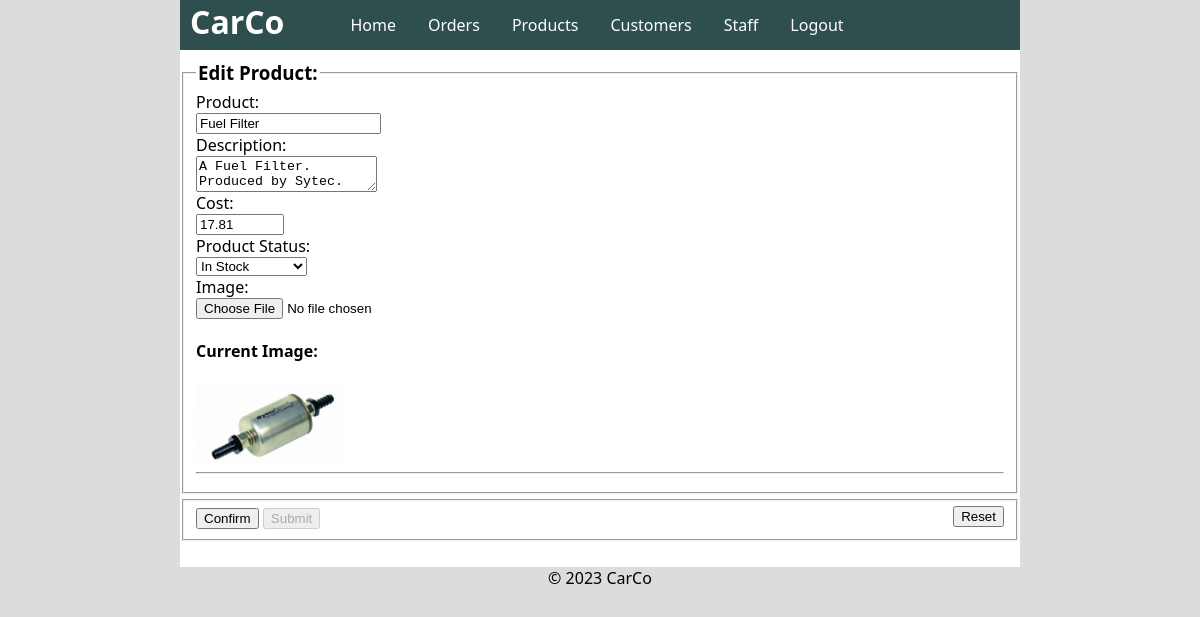
Screenshot of /editproduct.php?ProductID=3 (signed in) with the database file from the repository.
### tables this page shows
CREATE TABLE `tblsystemproduct` (
  `SystemProductID` int(11) NOT NULL,
  `SystemProductStatusID` int(11) NOT NULL,
  `ProductName` varchar(40) NOT NULL,
  `Description` varchar(255) NOT NULL,
  `Image` varchar(50) DEFAULT NULL,
  `CostPerUnit` float(5,2) NOT NULL
);

### Scripts/GeneralScripts.php (called while the page is built, shortened)
<?php
    function ScaleImage(int $requiredSize, string $imagePath) {
        if($imagePath != ''){
            $imgSize = getimagesize($imagePath);
            if ($imgSize != false) {
                $width = $imgSize[0];
                $height = $imgSize[1];
                return(($width >= $height) ? "width=$requiredSize px" : "height=$requiredSize px");
            }
            else {
                return '';
            }
        }
        else{
            return '';
        }
    }
?>

### editproduct.php (the view, shortened to what this page needs)
<?php
    require_once('Scripts/DBConnect.php');
    require_once("Scripts/GeneralScripts.php");
    if($_SERVER['REQUEST_METHOD'] == "POST"){
        $message;
        $ProductID = $_POST['ProductID'];
        $ProductName = $_POST['ProductName'];
        $Image = $_POST['Image'];
        $Description = $_POST['Description'];
        $CostPerUnit = $_POST['Cost'];
        $ProductStatus = $_POST['Status'];
        $sqlUpdate = "  UPDATE tblSystemProduct sp
                        SET
                            sp.ProductName = '$ProductName',
                            sp.Description = '$Description',
                            sp.CostPerUnit = $CostPerUnit,
                            sp.SystemProductStatusID = $ProductStatus
                        WHERE sp.SystemProductID = $ProductID
                        LIMIT 1";
        if(mysqli_query($db, $sqlUpdate)){
            if($_FILES['fileToUpload']['name'] != ''){
                $UploadOk = true;
                $dir = "Images/Products/";
                $imgFileType = pathinfo(basename($_FILES['fileToUpload']['name']), PATHINFO_EXTENSION);
                $target = $dir.$ProductID.'.'.$imgFileType;
                if(getimagesize($_FILES['fileToUpload']['tmp_name']) == false){
                    $UploadOk = false;
                }
                if(!$UploadOk){
                    $message = 'Error Uploading Image, Please Edit the Record and Try Again.';
                }
                else {
                    if(move_uploaded_file($_FILES['fileToUpload']['tmp_name'], $target)){
                        if($Image != $target){
                            unlink($Image);
                        }
                        $sql = "UPDATE tblSystemProduct sp
                                SET sp.Image = '$target'
                                WHERE sp.SystemProductID = $ProductID
                                LIMIT 1";
                        $result = mysqli_query($db, $sql);
                        $message = "Record Updated";
                    }
                    else {
                        $message = "Error Uploading Image, Please Edit the Record and Try Again.";
                    }
                }
            }
            else {
                $message = "Record Updated";
            }
        }
        else {
            $message = "Error Updating Database";
        }
        header("location: viewproducts.php?UploadStatus=$message&SearchText=$ProductName");
    }
    elseif($_SERVER['REQUEST_METHOD'] == "GET"){
        $ProductID = $_GET['ProductID'];
        $sqlProdStatus = "  SELECT
                                sps.ProductStatusID,
                                sps.Status
                            FROM tblSystemProductStatus sps
                            ORDER BY sps.Status";
        $ProductStatuses = mysqli_query($db, $sqlProdStatus);
        $sqlProductInfo = " SELECT
                                sp.SystemProductID,
                                sp.ProductName,
                                sp.Image,
                                sp.Description,
                                sp.CostPerUnit,
                                sps.Status
                            FROM tblSystemProduct sp
                            JOIN tblSystemProductStatus sps
                                ON sp.SystemProductStatusID = sps.ProductStatusID
                            WHERE sp.SystemProductID = $ProductID
                            ORDER BY
                                sp.ProductName
                            LIMIT 1";
        $result = mysqli_query($db, $sqlProductInfo);
        $ProductInfo = mysqli_fetch_assoc($result);
        $ProductName = $ProductInfo['ProductName'];
        $Image = $ProductInfo['Image'];
        $Description = $ProductInfo['Description'];
        $CostPerUnit = $ProductInfo['CostPerUnit'];
        $ProductStatus = $ProductInfo['Status'];
    }
    else {
        header("location: index.php");
    }
?>
<!DOCTYPE html>
<html lang="en">
<head>
    <link rel="stylesheet" type="text/css" media="all" href="css/style.css">
</head>
<body class="CentrePage">
    <?php include("Widgets/navigation.php") ?>
    <main class="content">
        <form id="EditProductForm" method="post" action="editproduct.php" enctype="multipart/form-data">
        <fieldset class="inputs">
            <legend><h3>Edit Product:</h3></legend>
            <label for="ProductName">Product: </label>
            <input type="text" id="ProductName" name="ProductName" required maxlength="40" value="<?php echo($ProductName); ?>">
            <label for="Description">Description: </label>
            <textarea id="Description" name="Description" form="EditProductForm" required maxlength="255"><?php echo($Description); ?></textarea>
            <label for="Cost">Cost: </label>
            <input type="number" id="Cost" name="Cost" min="0" max="999.99" step="0.01" required value="<?php echo($CostPerUnit); ?>">
            <label for="Status">Product Status: </label>
            <select id="Status" name="Status">
                <optgroup label="Product Status:">
                    <?php
                        while($row = mysqli_fetch_assoc($ProductStatuses)){
                            $ProductStatusID = $row['ProductStatusID'];
                            $Status = $row['Status'];
                            $selected = ($Status == $ProductStatus) ? 'selected' : '';
                            echo("
                                    <option value='$ProductStatusID' $selected>$Status</option>
                                ");
                        }
                    ?>
                </optgroup>
            </select>
            <label for="fileToUpload">Image: </label>
            <input type="file" id="fileToUpload" name="fileToUpload">
            <h4>Current Image:</h4>
            <img src="<?php echo($Image); ?>" <?php echo(ScaleImage(150, $Image)); ?>>
            <hr>
        </fieldset>
        <fieldset>
            <input type="button" id="ConfirmProduct" name="ConfirmProduct" value="Confirm" onclick="ConfirmChanges()">
            <input type="submit" id="submit" name="submit" value="Submit" disabled>
            <input type="reset" id="reset" name="reset" value="Reset" onclick="UnConfirmChanges()" style="float: right;">
        </fieldset>
        </form>
    </main>
    <?php include("Widgets/footer.php"); ?>
</body>
</html>

### css/style.css (style rules this page uses)
h1, h2, h3 { margin: 0; }
body { background-color: gainsboro; font-family: 'Segoe UI', Tahoma, Geneva, Verdana, sans-serif; }
.CentrePage { margin: 0 auto; width: 70%; }
main.content { text-align: center; background-color: white; padding: 10px 0 10px 0; overflow: auto; }
fieldset { text-align: left; }
.inputs { margin-bottom: 5px; }
.inputs label, .inputs input { display: block; }

### rows the page displays
tblsystemproduct: ProductName "Fuel Filter", Description "A Fuel Filter. Produced by Sytec.", Cost "17.81", Image (picture)

### other values shown
form field Status "In Stock"
